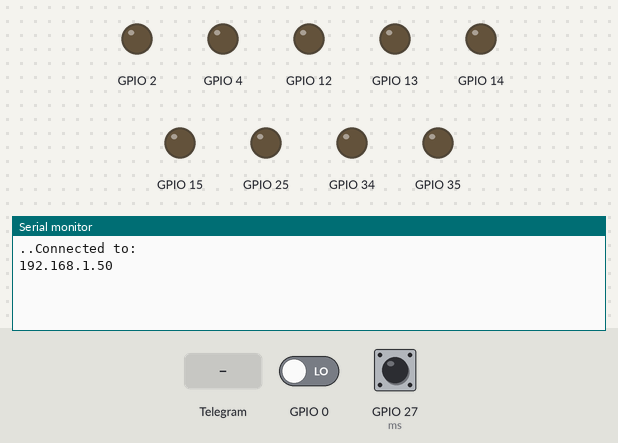
A sketch run on a simulated ESP8266 (NodeMCU). Shown: output pins drawn as LEDs (lit = HIGH), the last lines printed to the serial monitor. The inputs (shaded band) are chosen by the test bench; at power-on: GPIO 0 LOW, GPIO 27 (ms) HIGH. WiFi joins after 1.5 s; servers stay silent unless stated.

Above: at 3.2 s.
3.3 s: Telegram message "/start" received
At 4.8 s:
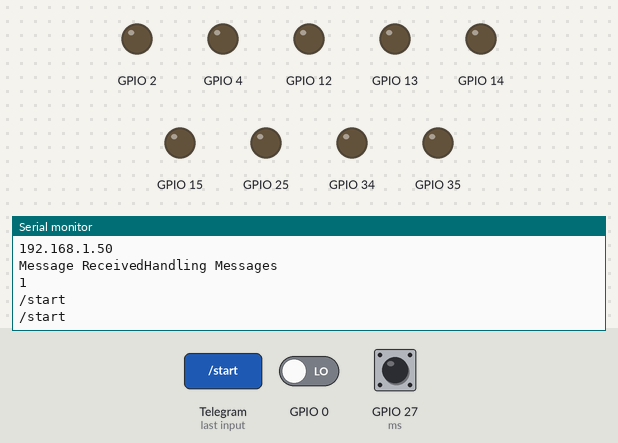
5.1 s: Telegram message "/stat" received
At 6.1 s:
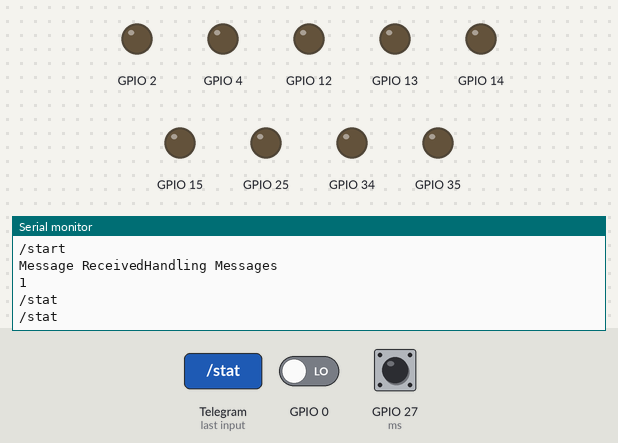
7.0 s: Telegram message "/_on_" received
At 8.8 s:
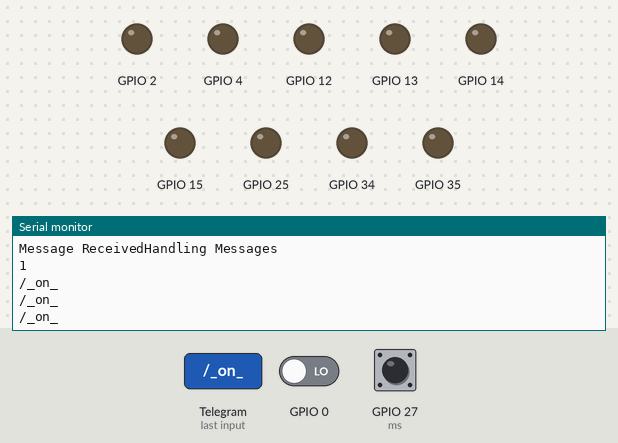

The sketch:

tele.ino
```cpp
#ifdef ESP32
  #include <WiFi.h>
  #include <HTTPClient.h>
#else
  #include <ESP8266WiFi.h>
  #include <ESP8266HTTPClient.h>
  #include <WiFiClient.h>
#endif
#include <SPI.h>
#include <Wire.h>
#include <UniversalTelegramBot.h>
#include <ArduinoJson.h>
#include <Adafruit_BMP280.h>
#include <Adafruit_Sensor.h>
const char* ssid="Arunkumar M";
const char* pwd="arun_2002";

char array[7];
char *smsg[2];
char *ptr=NULL;

const int ms=27;

bool d=false;
#define BOTtoken "1928934218:AAF7F55gMoGMa0wdLKKpRTp2pPDysdha5bk"
String serverName="https://unspoilt-compounds.000webhostapp.com/telepost.php?api_key=jdhvbgsdjvhsdbcvjyegfdmsdcvh1278ewqndb23dbu";

#define CHAT_ID "1824993117"
#define CHAT_ID1 "876922029"
#define BMP_SCK (13);
#define BMP_MISO (12);
#define BMP_MOSI (11);
#define BMP_CS (10);

WiFiClientSecure client;
UniversalTelegramBot bot(BOTtoken,client);

int Reqdelay=1000,c=1;
unsigned long prevMillis;
char a[10];
Adafruit_BMP280 bmp;

String getReadings()
{
  float t,m;
  t = bmp.readTemperature();
  m=bmp.readPressure()/100;
  return "&t="+String(t) +"&p="+String(m);
}

void handler(int count)
{
  Serial.println("Handling Messages");
  Serial.println(String(count));
  for(int i=0;i<count;i++)
  {
    String id=String(bot.messages[i].chat_id);
    if(id!=CHAT_ID && id!=CHAT_ID1)
    {
      bot.sendMessage(id,"Unauthorised user","");
      continue;
    }
    String msg=bot.messages[i].text;
    //msg.toCharArray(array,7);
    Serial.println(msg);
    String sender=bot.messages[i].from_name;
    if(msg=="/start"){
      String welcome="Welcome, "+sender+"\n Commands are:\n /stat \n/_on_ \n/_off \n/push \nFollow up the command with = and GPIO no.\n available pins are 4,15,34,35,25,14,12,13";
    bot.sendMessage(id, welcome, ""); }

    strcpy(array,msg.c_str());
    ptr=strtok(array,"=");
    smsg[0]=ptr;
    ptr=strtok(NULL,"=");
    if(ptr!=NULL){smsg[1]=ptr;}


    Serial.println(smsg[0]);
    Serial.println(smsg[1]);
    if(msg.startsWith("/stat"))
    {
       if(digitalRead(atoi(smsg[1]))){bot.sendMessage(id,"ON","");}
       else{bot.sendMessage(id,"OFF","");}
    }
    if(msg.startsWith("/_on_"))
    {
      Serial.println(smsg[0]);
      digitalWrite(atoi(smsg[1]),HIGH);
    }
    if(msg.startsWith("/_off"))
    {
      digitalWrite(atoi(smsg[1]),LOW);
    }
    if(msg.startsWith("/read"))
    {
      bot.sendMessage(id,getReadings(),"");
      bot.sendMessage(id,"units are deg celsius and hPa","");
    }
    if(msg.startsWith("/push"))
    {
      digitalWrite(atoi(smsg[1]),HIGH);
      delay(500);
      digitalWrite(atoi(smsg[1]),LOW);
    }
}}

void IRAM_ATTR detectsMovement()
{d= true;}


void setup() {
  Serial.begin(115200);
  WiFi.mode(WIFI_STA);
  WiFi.begin(ssid,pwd);
  client.setCACert(TELEGRAM_CERTIFICATE_ROOT);
  while(WiFi.status()!=WL_CONNECTED)
  {
    delay(1000);
    Serial.print(".");
  }
  Serial.println("Connected to: ");
  Serial.println(WiFi.localIP());
  pinMode(ms,INPUT_PULLUP);
  attachInterrupt(digitalPinToInterrupt(ms), detectsMovement, RISING);
  pinMode(2,OUTPUT);
  pinMode(4,OUTPUT);
  pinMode(15,OUTPUT);
  pinMode(34,OUTPUT);
  pinMode(35,OUTPUT);
  pinMode(25,OUTPUT);
  pinMode(14,OUTPUT);
  pinMode(12,OUTPUT);
  pinMode(13,OUTPUT);
  if (!bmp.begin(0x76)) {
    Serial.println(F("Could not find a valid BMP280 sensor, check wiring!"));
  }

  /* Default settings from datasheet. */
  bmp.setSampling(Adafruit_BMP280::MODE_NORMAL,     /* Operating Mode. */
                  Adafruit_BMP280::SAMPLING_X2,     /* Temp. oversampling */
                  Adafruit_BMP280::SAMPLING_X16,    /* Pressure oversampling */
                  Adafruit_BMP280::FILTER_X16,      /* Filtering. */
                  Adafruit_BMP280::STANDBY_MS_500); /* Standby time. */
}


void loop() {
  //bot.sendMessage(CHAT_ID,"HELLO"," ");
  if(millis()>=Reqdelay+prevMillis)
  {
    if(d)
  {
    bot.sendMessage(CHAT_ID,"Motion detected!!"," ");
    d=false;
  }
    int msgcount=bot.getUpdates(bot.last_message_received+1);
    while(msgcount)
    {
      Serial.print("Message Received");
      handler(msgcount);
      msgcount=bot.getUpdates(bot.last_message_received+1);
    }  if(c==60){
    WiFiClient client;
    HTTPClient http;
    //http.begin("https://interscholastic-rec.000webhostapp.com/telepost.php");
    //http.addHeader("Content-Type", "application/x-www-form-urlencoded");
    serverName+=getReadings();
      http.begin(serverName.c_str());
      int httpResponseCode = http.GET();
      Serial.println(httpResponseCode);
      c=1;
    }
    prevMillis=millis();
    c+=1;
  }


}
```

Measured:
- after the input at 3.3 s, the serial monitor: prints a new line after 0.30 s (image 1)
- after the input at 5.1 s, the serial monitor: prints a new line after 0.40 s (image 2)
- after the input at 7.0 s, the serial monitor: prints a new line after 0.40 s (image 3)
